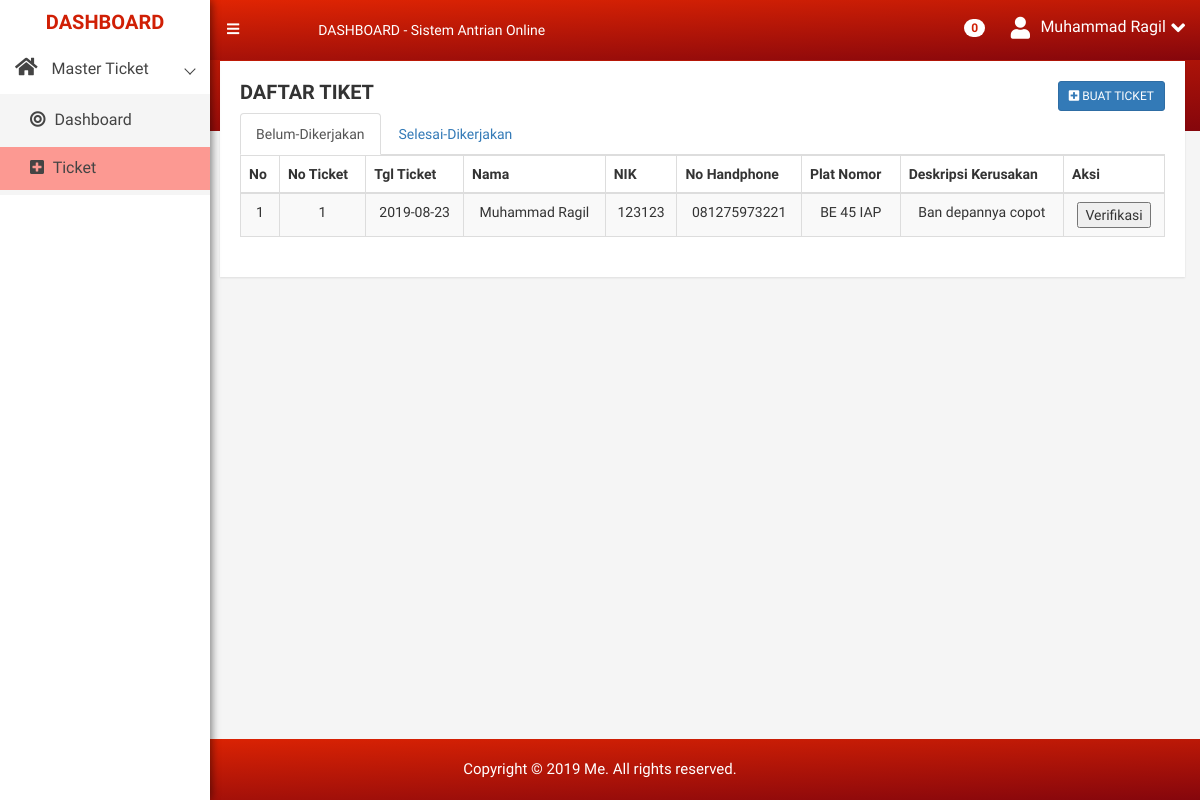
/views/dash.php (signed in), run on an earlier commit of the app's database.
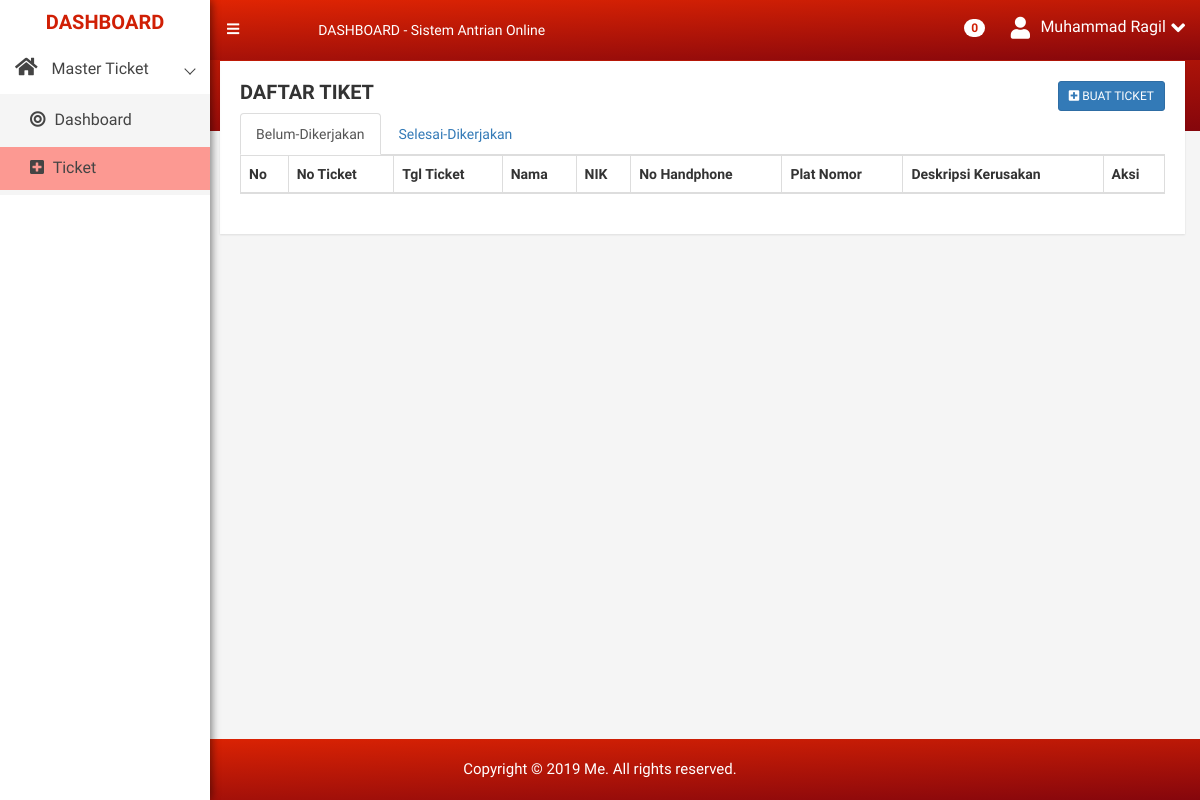
And on a later commit of the database.
### tables this page shows
CREATE TABLE `tiket` (
  `id_tiket` int(5) NOT NULL,
  `no_plat` varchar(100) NOT NULL,
  `tanggal` date NOT NULL,
  `sesi` varchar(7) NOT NULL,
  `jam` time NOT NULL,
  `keluhan` varchar(100) NOT NULL,
  `keterangan` varchar(7) NOT NULL DEFAULT 'belum',
  `pembuat` int(5) NOT NULL
);

CREATE TABLE `users` (
  `id` int(11) NOT NULL,
  `name` varchar(100) DEFAULT NULL,
  `email` varchar(100) DEFAULT NULL,
  `password` varchar(100) NOT NULL,
  `nik` varchar(100) NOT NULL,
  `mobile` varchar(15) DEFAULT NULL,
  `level` int(11) DEFAULT '1'
);

### base_url.php (called while the page is built)
<?php
function pathUrl($dir = __DIR__){
    $root = "";
    $dir = str_replace('\\', '/', realpath($dir));
    $root .= !empty($_SERVER['HTTPS']) ? 'https' : 'http';
    $root .= '://' . $_SERVER['HTTP_HOST'];
    if(!empty($_SERVER['CONTEXT_PREFIX'])) {
        $root .= $_SERVER['CONTEXT_PREFIX'];
        $root .= substr($dir, strlen($_SERVER[ 'CONTEXT_DOCUMENT_ROOT' ]));
    } else {
        $root .= substr($dir, strlen($_SERVER[ 'DOCUMENT_ROOT' ]));
    }
    $root .= '/';
    return $root;
}
$base_url = pathUrl();
?>

### views/dash.php (the view, shortened to what this page needs)
<?php
include_once "../base_url.php";
?>
<!doctype html>
<html class="no-js" lang="en">
<head>
    <link rel="stylesheet" href="<?php echo $base_url ?>assets/css/bootstrap.min.css" />
    <link rel="stylesheet" href="<?php echo $base_url ?>assets/css/fontawesome-all.min.css" />
    <link rel="stylesheet" href="<?php echo $base_url ?>assets/css/meanmenu.min.css" />
    <link rel="stylesheet" href="<?php echo $base_url ?>assets/css/maindashboard.css" />
    <link rel="stylesheet" href="<?php echo $base_url ?>assets/css/jquery.mCustomScrollbar.min.css">
    <link rel="stylesheet" href="<?php echo $base_url ?>assets/css/metisMenu.min.css" />
    <link rel="stylesheet" href="<?php echo $base_url ?>assets/css/style.css" />
    <link rel="stylesheet" href="<?php echo $base_url ?>assets/css/responsive.css" />
    <link rel="stylesheet" href="<?php echo $base_url ?>assets/css/bootstrap-table.css" />
</head>
<body><div class="left-sidebar-pro" >
    <nav id="sidebar" class="" style="width: 210px">
        <div class="sidebar-header">
            <a href="#">
              <h3 style="color: #D01F05">DASHBOARD</h3>
            </a>
        </div>
        <div class="left-custom-menu-adp-wrap comment-scrollbar">
            <nav class="sidebar-nav left-sidebar-menu-pro">
                <ul class="metismenu" id="menu1">
                    <li class="active">
                        <a class="has-arrow" href="index.html">
                           <i class="fa big-icon fa-home icon-wrap"></i>
                           <span class="mini-click-non">Master Ticket</span>
                        </a>
                        <ul class="submenu-angle" aria-expanded="true">
                            <li class=""><a title="Dashboard v.1" href="#"><i class="fa fa-bullseye sub-icon-mg" aria-hidden="true"></i> <span class="mini-sub-pro">Dashboard</span></a></li>
                            <li class="active1"><a title="Dashboard v.2" href="#"><i class="fa fa-plus-square sub-icon-mg" aria-hidden="true"></i> <span class="mini-sub-pro">Ticket</span></a></li>
                        </ul>
                    </li>
                </ul>
            </nav>
        </div>
    </nav>
</div>
<div class="all-content-wrapper">
    <div class="header-advance-area">
        <div class="header-top-area">
            <div class="container-fluid">
                <div class="row">
                    <div class="col-lg-12 col-md-12 col-sm-12 col-xs-12">
                        <div class="header-top-wraper">
                            <div class="row">
                                <div class="col-lg-1 col-md-0 col-sm-1 col-xs-12">
                                    <div class="menu-switcher-pro">
                                        <button type="button" id="sidebarCollapse" class="btn bar-button-pro header-drl-controller-btn btn-info navbar-btn">
                                            <i class="fa fa-bars"></i>
                                        </button>
                                    </div>
                                </div>
                                <div class="col-lg-6 col-md-7 col-sm-6 col-xs-12">
                                    <div class="header-top-menu tabl-d-n">
                                        <ul class="nav navbar-nav mai-top-nav">
                                            <li class="nav-item"><a href="#" class="nav-link" style="color: ">DASHBOARD - Sistem Antrian Online</a>
                                            </li>
                                        </ul>
                                    </div>
                                </div>
                                <div class="col-lg-5 col-md-5 col-sm-12 col-xs-12">
                                    <div class="header-right-info">
                                        <ul class="nav navbar-nav mai-top-nav header-right-menu">
                                                                                         <li class="nav-item"><a href="#" data-toggle="dropdown" role="button" aria-expanded="false" class="nav-link dropdown-toggle"><span class="badge" style="background: #fff; color: #D01F05">0</span> <i class="fa fa-bell-o" aria-hidden="true"></i>
                                                                                            </a>
                                            </li>
                                            <li class="nav-item">
                                                <a href="#" data-toggle="dropdown" role="button" aria-expanded="false" class="nav-link dropdown-toggle">
                                                        <i class="fa fa-user adminpro-user-rounded header-riht-inf" aria-hidden="true"></i>
                                                        <span class="admin-name"><?php echo $_SESSION['nama'] ?></span>
                                                        <i class="fa fa-angle-down adminpro-icon adminpro-down-arrow"></i>
                                                    </a>
                                            </li>
                                        </ul>
                                    </div>
                                </div>
                            </div>
                        </div>
                    </div>
                </div>
            </div>
        </div>
        <div class="breadcome-area">
            <div class="container-fluid">
                <div class="row">
                    <div class="col-lg-12 col-md-12 col-sm-12 col-xs-12">
                        <div class="breadcome-list">
                            <div class="row">
                                <div class="col-lg-6 col-md-6 col-sm-6 col-xs-6">
                                </div>
                                <div class="col-lg-6 col-md-6 col-sm-6 col-xs-6">
                                </div>
                            </div>
                        </div>
                    </div>
                </div>
            </div>
        </div>
    </div>
<div class="section-admin container-fluid">
    <div class="row admin text-center">
        <div class="col-md-12">
            <div class="row">
                <div class="col-lg-12 col-md-12 col-sm-12 col-xs-12">
                    <div class="admin-content analysis-progrebar-ctn res-mg-t-15">
                        <h4 class="text-left text-uppercase"><b>Daftar Tiket</b> <a data-target="#tambah_ticket" id="tambah_mod_ticket" href="#" data-toggle="modal" style="text-decoration:none;" class="btn btn-primary btn-sm pull-right"><i class="fa fa-plus-square" aria-hidden="true"></i> Buat Ticket</a></h4>
                        <ul class="nav nav-tabs">
                            <li class="active"><a data-toggle="tab" href="#1">Belum-Dikerjakan</a></li>
                            <li><a data-toggle="tab" href="#3">Selesai-Dikerjakan</a></li>
                        </ul>
                        <div class="tab-content">
                            <div id="1" class="tab-pane fade in active table-responsive">
                                <table id="daftar" data-toggle="table" data-pagination="true" data-search="true" data-show-columns="true" data-resizable="true" data-cookie="true"
                                        data-cookie-id-table="saveId" data-show-export="true" data-click-to-select="true" data-toolbar="#toolbar" class="table table-striped table-bordered table-hover">
                                <thead>
                                    <tr>
                                        <th width="col-md-1">No</th>
                                        <th>No Ticket</th>
                                        <th>Tgl Ticket</th>
                                        <th>Nama</th>
                                        <th>NIK</th>
                                        <th>No Handphone</th>
                                        <th>Plat Nomor</th>
                                        <th>Deskripsi Kerusakan</th>
                                        <th>Aksi</th>
                                    </tr>
                                </thead>
                                <tbody>
                                    <?php
                                        include '../config/config.php';
                                        $id = $_SESSION['id'];
                                        $no = 1;
                                        $tiket = mysqli_query($mysqli,"SELECT tiket.*, users.name, users.nik, users.mobile FROM tiket INNER JOIN users ON tiket.pembuat=users.id WHERE pembuat='$id' AND keterangan='belum'");
                                        while($row = mysqli_fetch_array($tiket))
                                        {
                                            echo "<tr>
                                            <td>".$no."</td>
                                            <td>".$row['id_tiket']."</td>
                                            <td>".$row['tanggal']."</td>
                                            <td>".$row['name']."</td>
                                            <td>".$row['nik']."</td>
                                            <td>".$row['mobile']."</td>
                                            <td>".$row['no_plat']."</td>
                                            <td>".$row['keluhan']."</td>
                                            <td><button>Verifikasi</button></td>
                                        </tr>";
                                        }
                                    ?>
                                </tbody>
                            </table>
                            </div>
                        </div>
                    </div>
                </div>
            </div>
        </div>
    </div>
</div>
    <br/><br/><br/><br/><br/><br/>
    <div class="footer-copyright-area" style="position: fixed; bottom: 0px; left: 0px;width: 100%">
        <div class="container-fluid">
            <div class="row">
                <div class="col-lg-12">
                    <div class="footer-copy-right">
                        <p>Copyright &copy; 2019 <a href="">Me. </a> All rights reserved.</p>
                    </div>
                </div>
            </div>
        </div>
    </div>
</div>
</body>
</html>

### assets/css/maindashboard.css (style rules this page uses)
html { color: #222; font-size: 1em; line-height: 1.4; }

### assets/css/style.css (style rules this page uses)
html, body { height: 100%; font-family: 'Play', sans-serif;font-weight:400;background:#f5f5f5; }
p { margin:0 0 15px; }
h1, h2, h3, h4, h5, h6 { margin: 0 0 10px; font-weight:700; }
a { transition: all 0.3s ease 0s;text-decoration:none; }
a:visited, a:link, a:active { text-decoration: none; }
ul { list-style: outside none none; margin: 0; padding: 0 }
.all-content-wrapper { margin-left: 205px; transition: all 0.3s; }
.left-sidebar-pro { z-index: 9999; width: 240px; }
#sidebar { min-width: 200px; background: #fff; color: #fff; position:fixed; transition: all 0.3s; z-index:999; height:100%; box-shadow: 0px 0px 10px 0 rgba(0,0,0,.42), 0 0px 10px 0 rgba(0,0,0,.12), 0 0px 10px 0px rgba(0,0,0,.2); }
.bar-button-pro { margin: 13px 0px; }
#sidebar .sidebar-header { padding: 1px 0px; }
.sidebar-header { text-align: center; }
.sidebar-header h3 { font-size: 20px; color: #fff; margin-top: 10px; margin-bottom: 5px; }
.menu-switcher-pro { transition:all .4s ease 0s; }
.menu-switcher-pro button { background: none; border:none; }
.footer-copyright-area { background: -webkit-linear-gradient(178deg, #e12503 0%, #85060c 100%); background: linear-gradient(178deg, #e12503 0%, #85060c 100%); padding: 20px 0px; text-align: center; }
.footer-copy-right p { margin: 0px; font-size: 15px; color: #fff; }
.footer-copy-right a { color:#fff; text-decoration:none; }
.comment-scrollbar, .timeline-scrollbar, .messages-scrollbar, .project-list-scrollbar { height: 580px; }
.header-top-menu .navbar-nav>li>a { padding: 20px 20px; color: #fff; font-size:14px; }
.header-right-info .navbar-nav { float:right; padding:17px 0px; }
.header-right-info ul.header-right-menu li { display:inline-block; }
.header-right-info ul.header-right-menu > li > a { display:inline-block; color:#fff; padding: 0px 0px 0px 20px; font-size:22px; text-decoration:none; position:relative; }
.header-right-info .admin-name { display: inline-block; color: #fff; font-size: 16px; position: relative; top: -4px; margin-left:5px; }
.breadcome-list { padding-top:30px; padding-bottom:100px; }
.header-advance-area { background: -webkit-linear-gradient(178deg, #e12503 0%, #85060c 100%); background: linear-gradient(178deg, #e12503 0%, #85060c 100%); }
.analysis-progrebar-ctn { padding:20px; background:#fff; -webkit-box-shadow: 0px 1px 2px 0px rgba(0, 0, 0, 0.1); box-shadow: 0px 1px 2px 0px rgba(0, 0, 0, 0.1); margin-top: -70px; }
.analysis-progrebar-ctn h4, .tranffic-als-inner h3 { font-size:20px; }
.header-top-area { position: fixed; background: -webkit-linear-gradient(178deg, #e12503 0%, #85060c 100%); background: linear-gradient(178deg, #e12503 0%, #85060c 100%); z-index: 99; left: 200px; right: 0; top: 0; margin: 0 auto; transition: all 0.3s; }

### views/dash.php (style rules this page uses)
.active1 { background: #fc9992; }

What changed in the data, as far as the page shows it:
removed tiket: id_tiket "1", tanggal "2019-08-23", pembuat.name "Muhammad Ragil", pembuat.nik "123123", pembuat.mobile "081275973221", no_plat "BE 45 IAP", keluhan "Ban depannya copot"
